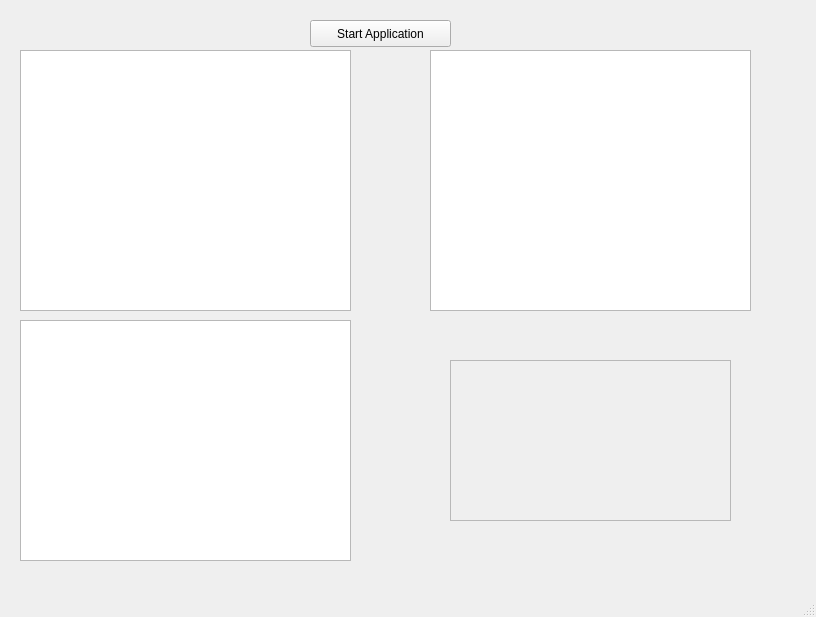
<?xml version="1.0" encoding="UTF-8"?>
<ui version="4.0">
 <class>MainWindow</class>
 <widget class="QMainWindow" name="MainWindow">
  <property name="geometry">
   <rect>
    <x>0</x>
    <y>0</y>
    <width>816</width>
    <height>617</height>
   </rect>
  </property>
  <property name="windowTitle">
   <string>MainWindow</string>
  </property>
  <widget class="QWidget" name="centralwidget">
   <widget class="QPushButton" name="pushButton">
    <property name="geometry">
     <rect>
      <x>310</x>
      <y>20</y>
      <width>141</width>
      <height>27</height>
     </rect>
    </property>
    <property name="text">
     <string>Start Application</string>
    </property>
   </widget>
   <widget class="QGraphicsView" name="graphicsView">
    <property name="geometry">
     <rect>
      <x>20</x>
      <y>50</y>
      <width>331</width>
      <height>261</height>
     </rect>
    </property>
   </widget>
   <widget class="QGraphicsView" name="graphicsView_2">
    <property name="geometry">
     <rect>
      <x>430</x>
      <y>50</y>
      <width>321</width>
      <height>261</height>
     </rect>
    </property>
   </widget>
   <widget class="QGraphicsView" name="graphicsView_3">
    <property name="geometry">
     <rect>
      <x>20</x>
      <y>320</y>
      <width>331</width>
      <height>241</height>
     </rect>
    </property>
   </widget>
   <widget class="QScrollArea" name="scrollArea">
    <property name="geometry">
     <rect>
      <x>450</x>
      <y>360</y>
      <width>281</width>
      <height>161</height>
     </rect>
    </property>
    <property name="widgetResizable">
     <bool>true</bool>
    </property>
    <widget class="QWidget" name="scrollAreaWidgetContents">
     <property name="geometry">
      <rect>
       <x>0</x>
       <y>0</y>
       <width>279</width>
       <height>159</height>
      </rect>
     </property>
    </widget>
   </widget>
  </widget>
  <widget class="QMenuBar" name="menubar">
   <property name="geometry">
    <rect>
     <x>0</x>
     <y>0</y>
     <width>816</width>
     <height>25</height>
    </rect>
   </property>
  </widget>
  <widget class="QStatusBar" name="statusbar"/>
 </widget>
 <resources/>
 <connections/>
</ui>
